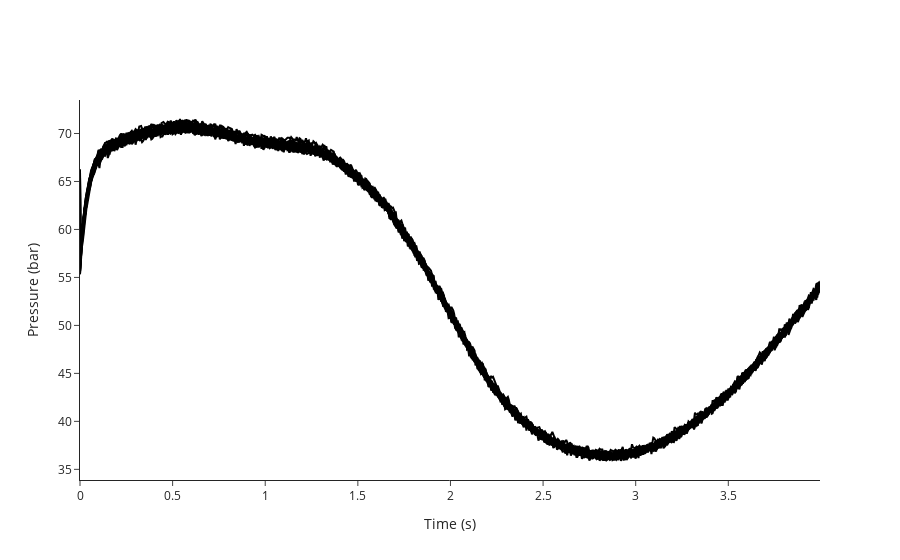

Notebook cell for this chart:
### Code cell
fig_train=eng.analyses.plot_pressure_curves(indices = train_indices)
fig_train.update_layout(showlegend=False)
for trace in fig_train.data:
    trace.line.color = "black"
fig_train.write_image("dev/figures/fig_train.png", width=1100, height= 350, scale = 3)
fig_train.show()

### Figure 1 — Plotly figure (JSON) as saved in the notebook; plotly's stock layout.template omitted (floating-point values rounded to 4 significant figures; data arrays with more than 128 entries replaced by an {"elided": "..."} marker saying what was removed)
{"data": [{"hovertemplate": "<b>index</b>: 18<br><b>name</b>: 210812_Pac--005<br><b>path</b>: C:/Users/Sandeep/Desktop/ExtractedSignals\\210812_Pac 2021-08-12 10-30-07\\210812_Pac--005.D<br><b>batch</b>: 210812_Pac 2021-08-12 10-30-07<br><b>batch_position</b>: 5<br><b>idle_time</b>: 39.0<br><b>sample</b>: NaCl 0,9%<br><b>method</b>: SAA_411_Pac.M<br><b>timestamp</b>: 2021-08-12 10:50:23<br><b>detector</b>: G1315C<br><b>pump</b>: G7110B<br><b>start_time</b>: 2021-08-12 10:50:57<br><b>end_time</b>: 2021-08-12 10:54:57<br><b>runtime</b>: 239.7000000000036<br><b>Time: </b>%{x}<br><b>Pressure: </b>%{y}<extra></extra>", "line": {"color": "black"}, "mode": "lines", "name": "210812_Pac--005 (NaCl 0,9%)", "text": "<b>index</b>: 18<br><b>name</b>: 210812_Pac--005<br><b>path</b>: C:/Users/Sandeep/Desktop/ExtractedSignals\\210812_Pac 2021-08-12 10-30-07\\210812_Pac--005.D<br><b>batch</b>: 210812_Pac 2021-08-12 10-30-07<br><b>batch_position</b>: 5<br><b>idle_time</b>: 39.0<br><b>sample</b>: NaCl 0,9%<br><b>method</b>: SAA_411_Pac.M<br><b>timestamp</b>: 2021-08-12 10:50:23<br><b>detector</b>: G1315C<br><b>pump</b>: G7110B<br><b>start_time</b>: 2021-08-12 10:50:57<br><b>end_time</b>: 2021-08-12 10:54:57<br><b>runtime</b>: 239.7000000000036", "type": "scatter", "x": {"elided": "800 float values"}, "y": {"elided": "800 float values"}}, {"hovertemplate": "<b>index</b>: 19<br><b>name</b>: 210812_Pac--006<br><b>path</b>: C:/Users/Sandeep/Desktop/ExtractedSignals\\210812_Pac 2021-08-12 10-30-07\\210812_Pac--006.D<br><b>batch</b>: 210812_Pac 2021-08-12 10-30-07<br><b>batch_position</b>: 6<br><b>idle_time</b>: 39.0<br><b>sample</b>: Blank<br><b>method</b>: SAA_411_Pac.M<br><b>timestamp</b>: 2021-08-12 10:55:02<br><b>detector</b>: G1315C<br><b>pump</b>: G7110B<br><b>start_time</b>: 2021-08-12 10:55:36<br><b>end_time</b>: 2021-08-12 10:59:36<br><b>runtime</b>: 239.7000000000036<br><b>Time: </b>%{x}<br><b>Pressure: </b>%{y}<extra></extra>", "line": {"color": "black"}, "mode": "lines", "name": "210812_Pac--006 (Blank)", "text": "<b>index</b>: 19<br><b>name</b>: 210812_Pac--006<br><b>path</b>: C:/Users/Sandeep/Desktop/ExtractedSignals\\210812_Pac 2021-08-12 10-30-07\\210812_Pac--006.D<br><b>batch</b>: 210812_Pac 2021-08-12 10-30-07<br><b>batch_position</b>: 6<br><b>idle_time</b>: 39.0<br><b>sample</b>: Blank<br><b>method</b>: SAA_411_Pac.M<br><b>timestamp</b>: 2021-08-12 10:55:02<br><b>detector</b>: G1315C<br><b>pump</b>: G7110B<br><b>start_time</b>: 2021-08-12 10:55:36<br><b>end_time</b>: 2021-08-12 10:59:36<br><b>runtime</b>: 239.7000000000036", "type": "scatter", "x": {"elided": "800 float values"}, "y": {"elided": "800 float values"}}, {"hovertemplate": "<b>index</b>: 20<br><b>name</b>: 210812_Pac--007<br><b>path</b>: C:/Users/Sandeep/Desktop/ExtractedSignals\\210812_Pac 2021-08-12 10-30-07\\210812_Pac--007.D<br><b>batch</b>: 210812_Pac 2021-08-12 10-30-07<br><b>batch_position</b>: 7<br><b>idle_time</b>: 39.0<br><b>sample</b>: 0.025 mg/ml<br><b>method</b>: SAA_411_Pac.M<br><b>timestamp</b>: 2021-08-12 10:59:41<br><b>detector</b>: G1315C<br><b>pump</b>: G7110B<br><b>start_time</b>: 2021-08-12 11:00:15<br><b>end_time</b>: 2021-08-12 11:04:15<br><b>runtime</b>: 239.7000000000036<br><b>Time: </b>%{x}<br><b>Pressure: </b>%{y}<extra></extra>", "line": {"color": "black"}, "mode": "lines", "name": "210812_Pac--007 (0.025 mg/ml)", "text": "<b>index</b>: 20<br><b>name</b>: 210812_Pac--007<br><b>path</b>: C:/Users/Sandeep/Desktop/ExtractedSignals\\210812_Pac 2021-08-12 10-30-07\\210812_Pac--007.D<br><b>batch</b>: 210812_Pac 2021-08-12 10-30-07<br><b>batch_position</b>: 7<br><b>idle_time</b>: 39.0<br><b>sample</b>: 0.025 mg/ml<br><b>method</b>: SAA_411_Pac.M<br><b>timestamp</b>: 2021-08-12 10:59:41<br><b>detector</b>: G1315C<br><b>pump</b>: G7110B<br><b>start_time</b>: 2021-08-12 11:00:15<br><b>end_time</b>: 2021-08-12 11:04:15<br><b>runtime</b>: 239.7000000000036", "type": "scatter", "x": {"elided": "800 float values"}, "y": {"elided": "800 float values"}}, {"hovertemplate": "<b>index</b>: 21<br><b>name</b>: 210812_Pac--008<br><b>path</b>: C:/Users/Sandeep/Desktop/ExtractedSignals\\210812_Pac 2021-08-12 10-30-07\\210812_Pac--008.D<br><b>batch</b>: 210812_Pac 2021-08-12 10-30-07<br><b>batch_position</b>: 8<br><b>idle_time</b>: 39.0<br><b>sample</b>: Blank<br><b>method</b>: SAA_411_Pac.M<br><b>timestamp</b>: 2021-08-12 11:04:20<br><b>detector</b>: G1315C<br><b>pump</b>: G7110B<br><b>start_time</b>: 2021-08-12 11:04:54<br><b>end_time</b>: 2021-08-12 11:08:54<br><b>runtime</b>: 239.7000000000036<br><b>Time: </b>%{x}<br><b>Pressure: </b>%{y}<extra></extra>", "line": {"color": "black"}, "mode": "lines", "name": "210812_Pac--008 (Blank)", "text": "<b>index</b>: 21<br><b>name</b>: 210812_Pac--008<br><b>path</b>: C:/Users/Sandeep/Desktop/ExtractedSignals\\210812_Pac 2021-08-12 10-30-07\\210812_Pac--008.D<br><b>batch</b>: 210812_Pac 2021-08-12 10-30-07<br><b>batch_position</b>: 8<br><b>idle_time</b>: 39.0<br><b>sample</b>: Blank<br><b>method</b>: SAA_411_Pac.M<br><b>timestamp</b>: 2021-08-12 11:04:20<br><b>detector</b>: G1315C<br><b>pump</b>: G7110B<br><b>start_time</b>: 2021-08-12 11:04:54<br><b>end_time</b>: 2021-08-12 11:08:54<br><b>runtime</b>: 239.7000000000036", "type": "scatter", "x": {"elided": "800 float values"}, "y": {"elided": "800 float values"}}, {"hovertemplate": "<b>index</b>: 22<br><b>name</b>: 210812_Pac--009<br><b>path</b>: C:/Users/Sandeep/Desktop/ExtractedSignals\\210812_Pac 2021-08-12 10-30-07\\210812_Pac--009.D<br><b>batch</b>: 210812_Pac 2021-08-12 10-30-07<br><b>batch_position</b>: 9<br><b>idle_time</b>: 38.0<br><b>sample</b>: 210806/036 :10<br><b>method</b>: SAA_411_Pac.M<br><b>timestamp</b>: 2021-08-12 11:08:59<br><b>detector</b>: G1315C<br><b>pump</b>: G7110B<br><b>start_time</b>: 2021-08-12 11:09:32<br><b>end_time</b>: 2021-08-12 11:13:32<br><b>runtime</b>: 239.7000000000036<br><b>Time: </b>%{x}<br><b>Pressure: </b>%{y}<extra></extra>", "line": {"color": "black"}, "mode": "lines", "name": "210812_Pac--009 (210806/036 :10)", "text": "<b>index</b>: 22<br><b>name</b>: 210812_Pac--009<br><b>path</b>: C:/Users/Sandeep/Desktop/ExtractedSignals\\210812_Pac 2021-08-12 10-30-07\\210812_Pac--009.D<br><b>batch</b>: 210812_Pac 2021-08-12 10-30-07<br><b>batch_position</b>: 9<br><b>idle_time</b>: 38.0<br><b>sample</b>: 210806/036 :10<br><b>method</b>: SAA_411_Pac.M<br><b>timestamp</b>: 2021-08-12 11:08:59<br><b>detector</b>: G1315C<br><b>pump</b>: G7110B<br><b>start_time</b>: 2021-08-12 11:09:32<br><b>end_time</b>: 2021-08-12 11:13:32<br><b>runtime</b>: 239.7000000000036", "type": "scatter", "x": {"elided": "800 float values"}, "y": {"elided": "800 float values"}}, {"hovertemplate": "<b>index</b>: 23<br><b>name</b>: 210812_Pac--010<br><b>path</b>: C:/Users/Sandeep/Desktop/ExtractedSignals\\210812_Pac 2021-08-12 10-30-07\\210812_Pac--010.D<br><b>batch</b>: 210812_Pac 2021-08-12 10-30-07<br><b>batch_position</b>: 10<br><b>idle_time</b>: 39.0<br><b>sample</b>: 210806/036 :10<br><b>method</b>: SAA_411_Pac.M<br><b>timestamp</b>: 2021-08-12 11:13:37<br><b>detector</b>: G7110B<br><b>pump</b>: G7110B<br><b>start_time</b>: 2021-08-12 11:14:11<br><b>end_time</b>: 2021-08-12 11:18:11<br><b>runtime</b>: 239.7000000000036<br><b>Time: </b>%{x}<br><b>Pressure: </b>%{y}<extra></extra>", "line": {"color": "black"}, "mode": "lines", "name": "210812_Pac--010 (210806/036 :10)", "text": "<b>index</b>: 23<br><b>name</b>: 210812_Pac--010<br><b>path</b>: C:/Users/Sandeep/Desktop/ExtractedSignals\\210812_Pac 2021-08-12 10-30-07\\210812_Pac--010.D<br><b>batch</b>: 210812_Pac 2021-08-12 10-30-07<br><b>batch_position</b>: 10<br><b>idle_time</b>: 39.0<br><b>sample</b>: 210806/036 :10<br><b>method</b>: SAA_411_Pac.M<br><b>timestamp</b>: 2021-08-12 11:13:37<br><b>detector</b>: G7110B<br><b>pump</b>: G7110B<br><b>start_time</b>: 2021-08-12 11:14:11<br><b>end_time</b>: 2021-08-12 11:18:11<br><b>runtime</b>: 239.7000000000036", "type": "scatter", "x": {"elided": "800 float values"}, "y": {"elided": "800 float values"}}, {"hovertemplate": "<b>index</b>: 24<br><b>name</b>: 210812_Pac--011<br><b>path</b>: C:/Users/Sandeep/Desktop/ExtractedSignals\\210812_Pac 2021-08-12 10-30-07\\210812_Pac--011.D<br><b>batch</b>: 210812_Pac 2021-08-12 10-30-07<br><b>batch_position</b>: 11<br><b>idle_time</b>: 39.0<br><b>sample</b>: 210806/036 :10<br><b>method</b>: SAA_411_Pac.M<br><b>timestamp</b>: 2021-08-12 11:18:16<br><b>detector</b>: G7110B<br><b>pump</b>: G7110B<br><b>start_time</b>: 2021-08-12 11:18:50<br><b>end_time</b>: 2021-08-12 11:22:50<br><b>runtime</b>: 239.7000000000036<br><b>Time: </b>%{x}<br><b>Pressure: </b>%{y}<extra></extra>", "line": {"color": "black"}, "mode": "lines", "name": "210812_Pac--011 (210806/036 :10)", "text": "<b>index</b>: 24<br><b>name</b>: 210812_Pac--011<br><b>path</b>: C:/Users/Sandeep/Desktop/ExtractedSignals\\210812_Pac 2021-08-12 10-30-07\\210812_Pac--011.D<br><b>batch</b>: 210812_Pac 2021-08-12 10-30-07<br><b>batch_position</b>: 11<br><b>idle_time</b>: 39.0<br><b>sample</b>: 210806/036 :10<br><b>method</b>: SAA_411_Pac.M<br><b>timestamp</b>: 2021-08-12 11:18:16<br><b>detector</b>: G7110B<br><b>pump</b>: G7110B<br><b>start_time</b>: 2021-08-12 11:18:50<br><b>end_time</b>: 2021-08-12 11:22:50<br><b>runtime</b>: 239.7000000000036", "type": "scatter", "x": {"elided": "800 float values"}, "y": {"elided": "800 float values"}}, {"hovertemplate": "<b>index</b>: 25<br><b>name</b>: 210812_Pac--012<br><b>path</b>: C:/Users/Sandeep/Desktop/ExtractedSignals\\210812_Pac 2021-08-12 10-30-07\\210812_Pac--012.D<br><b>batch</b>: 210812_Pac 2021-08-12 10-30-07<br><b>batch_position</b>: 12<br><b>idle_time</b>: 39.0<br><b>sample</b>: Blank<br><b>method</b>: SAA_411_Pac.M<br><b>timestamp</b>: 2021-08-12 11:22:55<br><b>detector</b>: G1315C<br><b>pump</b>: G7110B<br><b>start_time</b>: 2021-08-12 11:23:29<br><b>end_time</b>: 2021-08-12 11:27:29<br><b>runtime</b>: 239.7000000000036<br><b>Time: </b>%{x}<br><b>Pressure: </b>%{y}<extra></extra>", "line": {"color": "black"}, "mode": "lines", "name": "210812_Pac--012 (Blank)", "text": "<b>index</b>: 25<br><b>name</b>: 210812_Pac--012<br><b>path</b>: C:/Users/Sandeep/Desktop/ExtractedSignals\\210812_Pac 2021-08-12 10-30-07\\210812_Pac--012.D<br><b>batch</b>: 210812_Pac 2021-08-12 10-30-07<br><b>batch_position</b>: 12<br><b>idle_time</b>: 39.0<br><b>sample</b>: Blank<br><b>method</b>: SAA_411_Pac.M<br><b>timestamp</b>: 2021-08-12 11:22:55<br><b>detector</b>: G1315C<br><b>pump</b>: G7110B<br><b>start_time</b>: 2021-08-12 11:23:29<br><b>end_time</b>: 2021-08-12 11:27:29<br><b>runtime</b>: 239.7000000000036", "type": "scatter", "x": {"elided": "800 float values"}, "y": {"elided": "800 float values"}}, {"hovertemplate": "<b>index</b>: 26<br><b>name</b>: 210812_Pac--013<br><b>path</b>: C:/Users/Sandeep/Desktop/ExtractedSignals\\210812_Pac 2021-08-12 10-30-07\\210812_Pac--013.D<br><b>batch</b>: 210812_Pac 2021-08-12 10-30-07<br><b>batch_position</b>: 13<br><b>idle_time</b>: 39.0<br><b>sample</b>: 0.025 mg/ml<br><b>method</b>: SAA_411_Pac.M<br><b>timestamp</b>: 2021-08-12 11:27:34<br><b>detector</b>: G1315C<br><b>pump</b>: G7110B<br><b>start_time</b>: 2021-08-12 11:28:08<br><b>end_time</b>: 2021-08-12 11:32:08<br><b>runtime</b>: 239.7000000000036<br><b>Time: </b>%{x}<br><b>Pressure: </b>%{y}<extra></extra>", "line": {"color": "black"}, "mode": "lines", "name": "210812_Pac--013 (0.025 mg/ml)", "text": "<b>index</b>: 26<br><b>name</b>: 210812_Pac--013<br><b>path</b>: C:/Users/Sandeep/Desktop/ExtractedSignals\\210812_Pac 2021-08-12 10-30-07\\210812_Pac--013.D<br><b>batch</b>: 210812_Pac 2021-08-12 10-30-07<br><b>batch_position</b>: 13<br><b>idle_time</b>: 39.0<br><b>sample</b>: 0.025 mg/ml<br><b>method</b>: SAA_411_Pac.M<br><b>timestamp</b>: 2021-08-12 11:27:34<br><b>detector</b>: G1315C<br><b>pump</b>: G7110B<br><b>start_time</b>: 2021-08-12 11:28:08<br><b>end_time</b>: 2021-08-12 11:32:08<br><b>runtime</b>: 239.7000000000036", "type": "scatter", "x": {"elided": "800 float values"}, "y": {"elided": "800 float values"}}, {"hovertemplate": "<b>index</b>: 27<br><b>name</b>: 210812_Pac--014<br><b>path</b>: C:/Users/Sandeep/Desktop/ExtractedSignals\\210812_Pac 2021-08-12 10-30-07\\210812_Pac--014.D<br><b>batch</b>: 210812_Pac 2021-08-12 10-30-07<br><b>batch_position</b>: 14<br><b>idle_time</b>: 38.0<br><b>sample</b>: Blank<br><b>method</b>: SAA_411_Pac.M<br><b>timestamp</b>: 2021-08-12 11:32:13<br><b>detector</b>: G7110B<br><b>pump</b>: G7110B<br><b>start_time</b>: 2021-08-12 11:32:46<br><b>end_time</b>: 2021-08-12 11:36:47<br><b>runtime</b>: 239.7000000000036<br><b>Time: </b>%{x}<br><b>Pressure: </b>%{y}<extra></extra>", "line": {"color": "black"}, "mode": "lines", "name": "210812_Pac--014 (Blank)", "text": "<b>index</b>: 27<br><b>name</b>: 210812_Pac--014<br><b>path</b>: C:/Users/Sandeep/Desktop/ExtractedSignals\\210812_Pac 2021-08-12 10-30-07\\210812_Pac--014.D<br><b>batch</b>: 210812_Pac 2021-08-12 10-30-07<br><b>batch_position</b>: 14<br><b>idle_time</b>: 38.0<br><b>sample</b>: Blank<br><b>method</b>: SAA_411_Pac.M<br><b>timestamp</b>: 2021-08-12 11:32:13<br><b>detector</b>: G7110B<br><b>pump</b>: G7110B<br><b>start_time</b>: 2021-08-12 11:32:46<br><b>end_time</b>: 2021-08-12 11:36:47<br><b>runtime</b>: 239.7000000000036", "type": "scatter", "x": {"elided": "800 float values"}, "y": {"elided": "800 float values"}}, {"hovertemplate": "<b>index</b>: 51<br><b>name</b>: 210813_Pac--005<br><b>path</b>: C:/Users/Sandeep/Desktop/ExtractedSignals\\210813_Pac 2021-08-13 10-37-27\\210813_Pac--005.D<br><b>batch</b>: 210813_Pac 2021-08-13 10-37-27<br><b>batch_position</b>: 5<br><b>idle_time</b>: 39.0<br><b>sample</b>: NaCl 0,9%<br><b>method</b>: SAA_411_Pac.M<br><b>timestamp</b>: 2021-08-13 10:57:52<br><b>detector</b>: G7110B<br><b>pump</b>: G7110B<br><b>start_time</b>: 2021-08-13 10:58:26<br><b>end_time</b>: 2021-08-13 11:02:27<br><b>runtime</b>: 239.7000000000036<br><b>Time: </b>%{x}<br><b>Pressure: </b>%{y}<extra></extra>", "line": {"color": "black"}, "mode": "lines", "name": "210813_Pac--005 (NaCl 0,9%)", "text": "<b>index</b>: 51<br><b>name</b>: 210813_Pac--005<br><b>path</b>: C:/Users/Sandeep/Desktop/ExtractedSignals\\210813_Pac 2021-08-13 10-37-27\\210813_Pac--005.D<br><b>batch</b>: 210813_Pac 2021-08-13 10-37-27<br><b>batch_position</b>: 5<br><b>idle_time</b>: 39.0<br><b>sample</b>: NaCl 0,9%<br><b>method</b>: SAA_411_Pac.M<br><b>timestamp</b>: 2021-08-13 10:57:52<br><b>detector</b>: G7110B<br><b>pump</b>: G7110B<br><b>start_time</b>: 2021-08-13 10:58:26<br><b>end_time</b>: 2021-08-13 11:02:27<br><b>runtime</b>: 239.7000000000036", "type": "scatter", "x": {"elided": "800 float values"}, "y": {"elided": "800 float values"}}, {"hovertemplate": "<b>index</b>: 52<br><b>name</b>: 210813_Pac--006<br><b>path</b>: C:/Users/Sandeep/Desktop/ExtractedSignals\\210813_Pac 2021-08-13 10-37-27\\210813_Pac--006.D<br><b>batch</b>: 210813_Pac 2021-08-13 10-37-27<br><b>batch_position</b>: 6<br><b>idle_time</b>: 38.0<br><b>sample</b>: Blank<br><b>method</b>: SAA_411_Pac.M<br><b>timestamp</b>: 2021-08-13 11:02:31<br><b>detector</b>: G1315C<br><b>pump</b>: G7110B<br><b>start_time</b>: 2021-08-13 11:03:05<br><b>end_time</b>: 2021-08-13 11:07:06<br><b>runtime</b>: 239.7000000000036<br><b>Time: </b>%{x}<br><b>Pressure: </b>%{y}<extra></extra>", "line": {"color": "black"}, "mode": "lines", "name": "210813_Pac--006 (Blank)", "text": "<b>index</b>: 52<br><b>name</b>: 210813_Pac--006<br><b>path</b>: C:/Users/Sandeep/Desktop/ExtractedSignals\\210813_Pac 2021-08-13 10-37-27\\210813_Pac--006.D<br><b>batch</b>: 210813_Pac 2021-08-13 10-37-27<br><b>batch_position</b>: 6<br><b>idle_time</b>: 38.0<br><b>sample</b>: Blank<br><b>method</b>: SAA_411_Pac.M<br><b>timestamp</b>: 2021-08-13 11:02:31<br><b>detector</b>: G1315C<br><b>pump</b>: G7110B<br><b>start_time</b>: 2021-08-13 11:03:05<br><b>end_time</b>: 2021-08-13 11:07:06<br><b>runtime</b>: 239.7000000000036", "type": "scatter", "x": {"elided": "800 float values"}, "y": {"elided": "800 float values"}}, {"hovertemplate": "<b>index</b>: 53<br><b>name</b>: 210813_Pac--007<br><b>path</b>: C:/Users/Sandeep/Desktop/ExtractedSignals\\210813_Pac 2021-08-13 10-37-27\\210813_Pac--007.D<br><b>batch</b>: 210813_Pac 2021-08-13 10-37-27<br><b>batch_position</b>: 7<br><b>idle_time</b>: 38.0<br><b>sample</b>: 0.025 mg/ml<br><b>method</b>: SAA_411_Pac.M<br><b>timestamp</b>: 2021-08-13 11:07:10<br><b>detector</b>: G1315C<br><b>pump</b>: G7116B<br><b>start_time</b>: 2021-08-13 11:07:44<br><b>end_time</b>: 2021-08-13 11:11:45<br><b>runtime</b>: 239.7000000000036<br><b>Time: </b>%{x}<br><b>Pressure: </b>%{y}<extra></extra>", "line": {"color": "black"}, "mode": "lines", "name": "210813_Pac--007 (0.025 mg/ml)", "text": "<b>index</b>: 53<br><b>name</b>: 210813_Pac--007<br><b>path</b>: C:/Users/Sandeep/Desktop/ExtractedSignals\\210813_Pac 2021-08-13 10-37-27\\210813_Pac--007.D<br><b>batch</b>: 210813_Pac 2021-08-13 10-37-27<br><b>batch_position</b>: 7<br><b>idle_time</b>: 38.0<br><b>sample</b>: 0.025 mg/ml<br><b>method</b>: SAA_411_Pac.M<br><b>timestamp</b>: 2021-08-13 11:07:10<br><b>detector</b>: G1315C<br><b>pump</b>: G7116B<br><b>start_time</b>: 2021-08-13 11:07:44<br><b>end_time</b>: 2021-08-13 11:11:45<br><b>runtime</b>: 239.7000000000036", "type": "scatter", "x": {"elided": "800 float values"}, "y": {"elided": "800 float values"}}, {"hovertemplate": "<b>index</b>: 54<br><b>name</b>: 210813_Pac--008<br><b>path</b>: C:/Users/Sandeep/Desktop/ExtractedSignals\\210813_Pac 2021-08-13 10-37-27\\210813_Pac--008.D<br><b>batch</b>: 210813_Pac 2021-08-13 10-37-27<br><b>batch_position</b>: 8<br><b>idle_time</b>: 38.0<br><b>sample</b>: Blank<br><b>method</b>: SAA_411_Pac.M<br><b>timestamp</b>: 2021-08-13 11:11:49<br><b>detector</b>: G1315C<br><b>pump</b>: G7110B<br><b>start_time</b>: 2021-08-13 11:12:23<br><b>end_time</b>: 2021-08-13 11:16:23<br><b>runtime</b>: 239.7000000000036<br><b>Time: </b>%{x}<br><b>Pressure: </b>%{y}<extra></extra>", "line": {"color": "black"}, "mode": "lines", "name": "210813_Pac--008 (Blank)", "text": "<b>index</b>: 54<br><b>name</b>: 210813_Pac--008<br><b>path</b>: C:/Users/Sandeep/Desktop/ExtractedSignals\\210813_Pac 2021-08-13 10-37-27\\210813_Pac--008.D<br><b>batch</b>: 210813_Pac 2021-08-13 10-37-27<br><b>batch_position</b>: 8<br><b>idle_time</b>: 38.0<br><b>sample</b>: Blank<br><b>method</b>: SAA_411_Pac.M<br><b>timestamp</b>: 2021-08-13 11:11:49<br><b>detector</b>: G1315C<br><b>pump</b>: G7110B<br><b>start_time</b>: 2021-08-13 11:12:23<br><b>end_time</b>: 2021-08-13 11:16:23<br><b>runtime</b>: 239.7000000000036", "type": "scatter", "x": {"elided": "800 float values"}, "y": {"elided": "800 float values"}}, {"hovertemplate": "<b>index</b>: 55<br><b>name</b>: 210813_Pac--009<br><b>path</b>: C:/Users/Sandeep/Desktop/ExtractedSignals\\210813_Pac 2021-08-13 10-37-27\\210813_Pac--009.D<br><b>batch</b>: 210813_Pac 2021-08-13 10-37-27<br><b>batch_position</b>: 9<br><b>idle_time</b>: 39.0<br><b>sample</b>: 210812/004 :20<br><b>method</b>: SAA_411_Pac.M<br><b>timestamp</b>: 2021-08-13 11:16:28<br><b>detector</b>: G1315C<br><b>pump</b>: G7110B<br><b>start_time</b>: 2021-08-13 11:17:02<br><b>end_time</b>: 2021-08-13 11:21:03<br><b>runtime</b>: 239.7000000000036<br><b>Time: </b>%{x}<br><b>Pressure: </b>%{y}<extra></extra>", "line": {"color": "black"}, "mode": "lines", "name": "210813_Pac--009 (210812/004 :20)", "text": "<b>index</b>: 55<br><b>name</b>: 210813_Pac--009<br><b>path</b>: C:/Users/Sandeep/Desktop/ExtractedSignals\\210813_Pac 2021-08-13 10-37-27\\210813_Pac--009.D<br><b>batch</b>: 210813_Pac 2021-08-13 10-37-27<br><b>batch_position</b>: 9<br><b>idle_time</b>: 39.0<br><b>sample</b>: 210812/004 :20<br><b>method</b>: SAA_411_Pac.M<br><b>timestamp</b>: 2021-08-13 11:16:28<br><b>detector</b>: G1315C<br><b>pump</b>: G7110B<br><b>start_time</b>: 2021-08-13 11:17:02<br><b>end_time</b>: 2021-08-13 11:21:03<br><b>runtime</b>: 239.7000000000036", "type": "scatter", "x": {"elided": "800 float values"}, "y": {"elided": "800 float values"}}, {"hovertemplate": "<b>index</b>: 56<br><b>name</b>: 210813_Pac--010<br><b>path</b>: C:/Users/Sandeep/Desktop/ExtractedSignals\\210813_Pac 2021-08-13 10-37-27\\210813_Pac--010.D<br><b>batch</b>: 210813_Pac 2021-08-13 10-37-27<br><b>batch_position</b>: 10<br><b>idle_time</b>: 38.0<br><b>sample</b>: 210812/004 :20<br><b>method</b>: SAA_411_Pac.M<br><b>timestamp</b>: 2021-08-13 11:21:08<br><b>detector</b>: G1315C<br><b>pump</b>: G7110B<br><b>start_time</b>: 2021-08-13 11:21:41<br><b>end_time</b>: 2021-08-13 11:25:42<br><b>runtime</b>: 239.7000000000036<br><b>Time: </b>%{x}<br><b>Pressure: </b>%{y}<extra></extra>", "line": {"color": "black"}, "mode": "lines", "name": "210813_Pac--010 (210812/004 :20)", "text": "<b>index</b>: 56<br><b>name</b>: 210813_Pac--010<br><b>path</b>: C:/Users/Sandeep/Desktop/ExtractedSignals\\210813_Pac 2021-08-13 10-37-27\\210813_Pac--010.D<br><b>batch</b>: 210813_Pac 2021-08-13 10-37-27<br><b>batch_position</b>: 10<br><b>idle_time</b>: 38.0<br><b>sample</b>: 210812/004 :20<br><b>method</b>: SAA_411_Pac.M<br><b>timestamp</b>: 2021-08-13 11:21:08<br><b>detector</b>: G1315C<br><b>pump</b>: G7110B<br><b>start_time</b>: 2021-08-13 11:21:41<br><b>end_time</b>: 2021-08-13 11:25:42<br><b>runtime</b>: 239.7000000000036", "type": "scatter", "x": {"elided": "800 float values"}, "y": {"elided": "800 float values"}}, {"hovertemplate": "<b>index</b>: 57<br><b>name</b>: 210813_Pac--011<br><b>path</b>: C:/Users/Sandeep/Desktop/ExtractedSignals\\210813_Pac 2021-08-13 10-37-27\\210813_Pac--011.D<br><b>batch</b>: 210813_Pac 2021-08-13 10-37-27<br><b>batch_position</b>: 11<br><b>idle_time</b>: 39.0<br><b>sample</b>: 210812/004 :20<br><b>method</b>: SAA_411_Pac.M<br><b>timestamp</b>: 2021-08-13 11:25:46<br><b>detector</b>: G1315C<br><b>pump</b>: G7110B<br><b>start_time</b>: 2021-08-13 11:26:21<br><b>end_time</b>: 2021-08-13 11:30:21<br><b>runtime</b>: 239.7000000000036<br><b>Time: </b>%{x}<br><b>Pressure: </b>%{y}<extra></extra>", "line": {"color": "black"}, "mode": "lines", "name": "210813_Pac--011 (210812/004 :20)", "text": "<b>index</b>: 57<br><b>name</b>: 210813_Pac--011<br><b>path</b>: C:/Users/Sandeep/Desktop/ExtractedSignals\\210813_Pac 2021-08-13 10-37-27\\210813_Pac--011.D<br><b>batch</b>: 210813_Pac 2021-08-13 10-37-27<br><b>batch_position</b>: 11<br><b>idle_time</b>: 39.0<br><b>sample</b>: 210812/004 :20<br><b>method</b>: SAA_411_Pac.M<br><b>timestamp</b>: 2021-08-13 11:25:46<br><b>detector</b>: G1315C<br><b>pump</b>: G7110B<br><b>start_time</b>: 2021-08-13 11:26:21<br><b>end_time</b>: 2021-08-13 11:30:21<br><b>runtime</b>: 239.7000000000036", "type": "scatter", "x": {"elided": "800 float values"}, "y": {"elided": "800 float values"}}, {"hovertemplate": "<b>index</b>: 58<br><b>name</b>: 210813_Pac--012<br><b>path</b>: C:/Users/Sandeep/Desktop/ExtractedSignals\\210813_Pac 2021-08-13 10-37-27\\210813_Pac--012.D<br><b>batch</b>: 210813_Pac 2021-08-13 10-37-27<br><b>batch_position</b>: 12<br><b>idle_time</b>: 38.0<br><b>sample</b>: Blank<br><b>method</b>: SAA_411_Pac.M<br><b>timestamp</b>: 2021-08-13 11:30:26<br><b>detector</b>: G1315C<br><b>pump</b>: G7110B<br><b>start_time</b>: 2021-08-13 11:30:59<br><b>end_time</b>: 2021-08-13 11:34:59<br><b>runtime</b>: 239.7000000000036<br><b>Time: </b>%{x}<br><b>Pressure: </b>%{y}<extra></extra>", "line": {"color": "black"}, "mode": "lines", "name": "210813_Pac--012 (Blank)", "text": "<b>index</b>: 58<br><b>name</b>: 210813_Pac--012<br><b>path</b>: C:/Users/Sandeep/Desktop/ExtractedSignals\\210813_Pac 2021-08-13 10-37-27\\210813_Pac--012.D<br><b>batch</b>: 210813_Pac 2021-08-13 10-37-27<br><b>batch_position</b>: 12<br><b>idle_time</b>: 38.0<br><b>sample</b>: Blank<br><b>method</b>: SAA_411_Pac.M<br><b>timestamp</b>: 2021-08-13 11:30:26<br><b>detector</b>: G1315C<br><b>pump</b>: G7110B<br><b>start_time</b>: 2021-08-13 11:30:59<br><b>end_time</b>: 2021-08-13 11:34:59<br><b>runtime</b>: 239.7000000000036", "type": "scatter", "x": {"elided": "800 float values"}, "y": {"elided": "800 float values"}}, {"hovertemplate": "<b>index</b>: 59<br><b>name</b>: 210813_Pac--013<br><b>path</b>: C:/Users/Sandeep/Desktop/ExtractedSignals\\210813_Pac 2021-08-13 10-37-27\\210813_Pac--013.D<br><b>batch</b>: 210813_Pac 2021-08-13 10-37-27<br><b>batch_position</b>: 13<br><b>idle_time</b>: 39.0<br><b>sample</b>: 0.025 mg/ml<br><b>method</b>: SAA_411_Pac.M<br><b>timestamp</b>: 2021-08-13 11:35:04<br><b>detector</b>: G1315C<br><b>pump</b>: G7110B<br><b>start_time</b>: 2021-08-13 11:35:38<br><b>end_time</b>: 2021-08-13 11:39:38<br><b>runtime</b>: 239.7000000000036<br><b>Time: </b>%{x}<br><b>Pressure: </b>%{y}<extra></extra>", "line": {"color": "black"}, "mode": "lines", "name": "210813_Pac--013 (0.025 mg/ml)", "text": "<b>index</b>: 59<br><b>name</b>: 210813_Pac--013<br><b>path</b>: C:/Users/Sandeep/Desktop/ExtractedSignals\\210813_Pac 2021-08-13 10-37-27\\210813_Pac--013.D<br><b>batch</b>: 210813_Pac 2021-08-13 10-37-27<br><b>batch_position</b>: 13<br><b>idle_time</b>: 39.0<br><b>sample</b>: 0.025 mg/ml<br><b>method</b>: SAA_411_Pac.M<br><b>timestamp</b>: 2021-08-13 11:35:04<br><b>detector</b>: G1315C<br><b>pump</b>: G7110B<br><b>start_time</b>: 2021-08-13 11:35:38<br><b>end_time</b>: 2021-08-13 11:39:38<br><b>runtime</b>: 239.7000000000036", "type": "scatter", "x": {"elided": "800 float values"}, "y": {"elided": "800 float values"}}, {"hovertemplate": "<b>index</b>: 60<br><b>name</b>: 210813_Pac--014<br><b>path</b>: C:/Users/Sandeep/Desktop/ExtractedSignals\\210813_Pac 2021-08-13 10-37-27\\210813_Pac--014.D<br><b>batch</b>: 210813_Pac 2021-08-13 10-37-27<br><b>batch_position</b>: 14<br><b>idle_time</b>: 38.0<br><b>sample</b>: Blank<br><b>method</b>: SAA_411_Pac.M<br><b>timestamp</b>: 2021-08-13 11:39:43<br><b>detector</b>: G1315C<br><b>pump</b>: G7110B<br><b>start_time</b>: 2021-08-13 11:40:16<br><b>end_time</b>: 2021-08-13 11:44:17<br><b>runtime</b>: 239.7000000000036<br><b>Time: </b>%{x}<br><b>Pressure: </b>%{y}<extra></extra>", "line": {"color": "black"}, "mode": "lines", "name": "210813_Pac--014 (Blank)", "text": "<b>index</b>: 60<br><b>name</b>: 210813_Pac--014<br><b>path</b>: C:/Users/Sandeep/Desktop/ExtractedSignals\\210813_Pac 2021-08-13 10-37-27\\210813_Pac--014.D<br><b>batch</b>: 210813_Pac 2021-08-13 10-37-27<br><b>batch_position</b>: 14<br><b>idle_time</b>: 38.0<br><b>sample</b>: Blank<br><b>method</b>: SAA_411_Pac.M<br><b>timestamp</b>: 2021-08-13 11:39:43<br><b>detector</b>: G1315C<br><b>pump</b>: G7110B<br><b>start_time</b>: 2021-08-13 11:40:16<br><b>end_time</b>: 2021-08-13 11:44:17<br><b>runtime</b>: 239.7000000000036", "type": "scatter", "x": {"elided": "800 float values"}, "y": {"elided": "800 float values"}}], "layout": {"showlegend": false, "xaxis": {"title": {"text": "Time (s)"}}, "yaxis": {"title": {"text": "Pressure (bar)"}}}}
